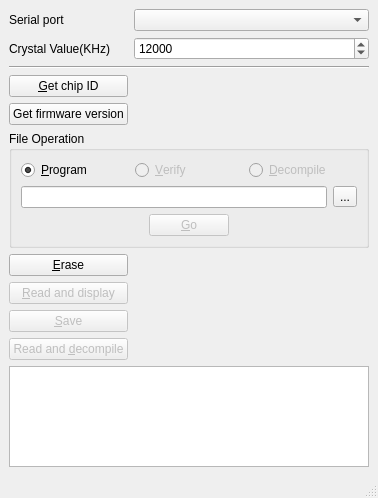
<?xml version="1.0" encoding="UTF-8"?>
<ui version="4.0">
 <class>QMainWindow</class>
 <widget class="QMainWindow" name="QMainWindow">
  <property name="geometry">
   <rect>
    <x>0</x>
    <y>0</y>
    <width>378</width>
    <height>498</height>
   </rect>
  </property>
  <property name="windowTitle">
   <string>LPCProg v0.1 (currently for LPC214X)</string>
  </property>
  <widget class="QWidget" name="centralwidget">
   <layout class="QGridLayout" name="gridLayout" columnstretch="0,1">
    <item row="1" column="0">
     <widget class="QLabel" name="crystal_label">
      <property name="text">
       <string>Crystal Value(KHz)</string>
      </property>
      <property name="buddy">
       <cstring>crystal_spinBox</cstring>
      </property>
     </widget>
    </item>
    <item row="8" column="0">
     <widget class="QPushButton" name="save_pushButton">
      <property name="enabled">
       <bool>false</bool>
      </property>
      <property name="toolTip">
       <string>Save chip firmware to file</string>
      </property>
      <property name="text">
       <string>&amp;Save</string>
      </property>
     </widget>
    </item>
    <item row="0" column="1">
     <widget class="QComboBox" name="ports_comboBox"/>
    </item>
    <item row="6" column="0">
     <widget class="QPushButton" name="erase_pushButton">
      <property name="toolTip">
       <string>Erase chip</string>
      </property>
      <property name="text">
       <string>&amp;Erase</string>
      </property>
     </widget>
    </item>
    <item row="9" column="0">
     <widget class="QPushButton" name="decompile_pushButton">
      <property name="enabled">
       <bool>false</bool>
      </property>
      <property name="toolTip">
       <string>Read and decompile chip firmware</string>
      </property>
      <property name="text">
       <string>Read and &amp;decompile</string>
      </property>
     </widget>
    </item>
    <item row="3" column="1">
     <widget class="QLabel" name="chipID_label"/>
    </item>
    <item row="0" column="0">
     <widget class="QLabel" name="ports_label">
      <property name="text">
       <string>Serial port</string>
      </property>
      <property name="buddy">
       <cstring>ports_comboBox</cstring>
      </property>
     </widget>
    </item>
    <item row="5" column="0" colspan="2">
     <widget class="QGroupBox" name="groupBox">
      <property name="title">
       <string>File Operation</string>
      </property>
      <layout class="QVBoxLayout" name="verticalLayout">
       <item>
        <layout class="QHBoxLayout" name="horizontalLayout">
         <item>
          <widget class="QRadioButton" name="fileProgram_radioButton">
           <property name="toolTip">
            <string>Select to program file to chip</string>
           </property>
           <property name="text">
            <string>&amp;Program</string>
           </property>
           <property name="checked">
            <bool>true</bool>
           </property>
          </widget>
         </item>
         <item>
          <widget class="QRadioButton" name="fileVerify_radioButton">
           <property name="enabled">
            <bool>false</bool>
           </property>
           <property name="toolTip">
            <string>Select to verify chip firmware to hex file</string>
           </property>
           <property name="text">
            <string>&amp;Verify</string>
           </property>
          </widget>
         </item>
         <item>
          <widget class="QRadioButton" name="fileDecompile_radioButton">
           <property name="enabled">
            <bool>false</bool>
           </property>
           <property name="toolTip">
            <string>Select to decompile hex file</string>
           </property>
           <property name="text">
            <string>&amp;Decompile</string>
           </property>
          </widget>
         </item>
        </layout>
       </item>
       <item>
        <layout class="QHBoxLayout" name="horizontalLayout_2">
         <item>
          <widget class="QLineEdit" name="file_lineEdit">
           <property name="toolTip">
            <string>Firmware file</string>
           </property>
          </widget>
         </item>
         <item>
          <widget class="QToolButton" name="fileBrowse_toolButton">
           <property name="toolTip">
            <string>Browse for firmware</string>
           </property>
           <property name="text">
            <string>...</string>
           </property>
          </widget>
         </item>
        </layout>
       </item>
       <item>
        <layout class="QHBoxLayout" name="horizontalLayout_3">
         <item>
          <spacer name="fileOperationLeft_horizontalSpacer">
           <property name="orientation">
            <enum>Qt::Horizontal</enum>
           </property>
           <property name="sizeHint" stdset="0">
            <size>
             <width>40</width>
             <height>20</height>
            </size>
           </property>
          </spacer>
         </item>
         <item>
          <widget class="QPushButton" name="fileOperation_pushButton">
           <property name="enabled">
            <bool>false</bool>
           </property>
           <property name="toolTip">
            <string>Run selected command</string>
           </property>
           <property name="text">
            <string>&amp;Go</string>
           </property>
          </widget>
         </item>
         <item>
          <spacer name="fileOperationRigth_horizontalSpacer">
           <property name="orientation">
            <enum>Qt::Horizontal</enum>
           </property>
           <property name="sizeHint" stdset="0">
            <size>
             <width>40</width>
             <height>20</height>
            </size>
           </property>
          </spacer>
         </item>
        </layout>
       </item>
      </layout>
     </widget>
    </item>
    <item row="4" column="0">
     <widget class="QPushButton" name="firmwareVersion_pushButton">
      <property name="toolTip">
       <string>Get chip ISP firmware version</string>
      </property>
      <property name="text">
       <string>Get firmware version</string>
      </property>
     </widget>
    </item>
    <item row="4" column="1">
     <widget class="QLabel" name="firmwareVersion_label"/>
    </item>
    <item row="3" column="0">
     <widget class="QPushButton" name="chipID_pushButton">
      <property name="toolTip">
       <string>Get chip ID</string>
      </property>
      <property name="text">
       <string>&amp;Get chip ID</string>
      </property>
     </widget>
    </item>
    <item row="10" column="0" colspan="2">
     <widget class="QListWidget" name="listWidget"/>
    </item>
    <item row="1" column="1">
     <widget class="QSpinBox" name="crystal_spinBox">
      <property name="minimum">
       <number>8000</number>
      </property>
      <property name="maximum">
       <number>20000</number>
      </property>
      <property name="singleStep">
       <number>100</number>
      </property>
      <property name="value">
       <number>12000</number>
      </property>
     </widget>
    </item>
    <item row="7" column="0">
     <widget class="QPushButton" name="read_pushButton">
      <property name="enabled">
       <bool>false</bool>
      </property>
      <property name="toolTip">
       <string>Read chip firmware and display the content</string>
      </property>
      <property name="text">
       <string>&amp;Read and display</string>
      </property>
     </widget>
    </item>
    <item row="2" column="0" colspan="2">
     <widget class="Line" name="line">
      <property name="orientation">
       <enum>Qt::Horizontal</enum>
      </property>
     </widget>
    </item>
   </layout>
  </widget>
  <widget class="QStatusBar" name="statusbar"/>
 </widget>
 <tabstops>
  <tabstop>ports_comboBox</tabstop>
  <tabstop>crystal_spinBox</tabstop>
  <tabstop>chipID_pushButton</tabstop>
  <tabstop>firmwareVersion_pushButton</tabstop>
  <tabstop>fileProgram_radioButton</tabstop>
  <tabstop>fileVerify_radioButton</tabstop>
  <tabstop>fileDecompile_radioButton</tabstop>
  <tabstop>file_lineEdit</tabstop>
  <tabstop>fileBrowse_toolButton</tabstop>
  <tabstop>fileOperation_pushButton</tabstop>
  <tabstop>erase_pushButton</tabstop>
  <tabstop>read_pushButton</tabstop>
  <tabstop>save_pushButton</tabstop>
  <tabstop>decompile_pushButton</tabstop>
  <tabstop>listWidget</tabstop>
 </tabstops>
 <resources/>
 <connections/>
</ui>
